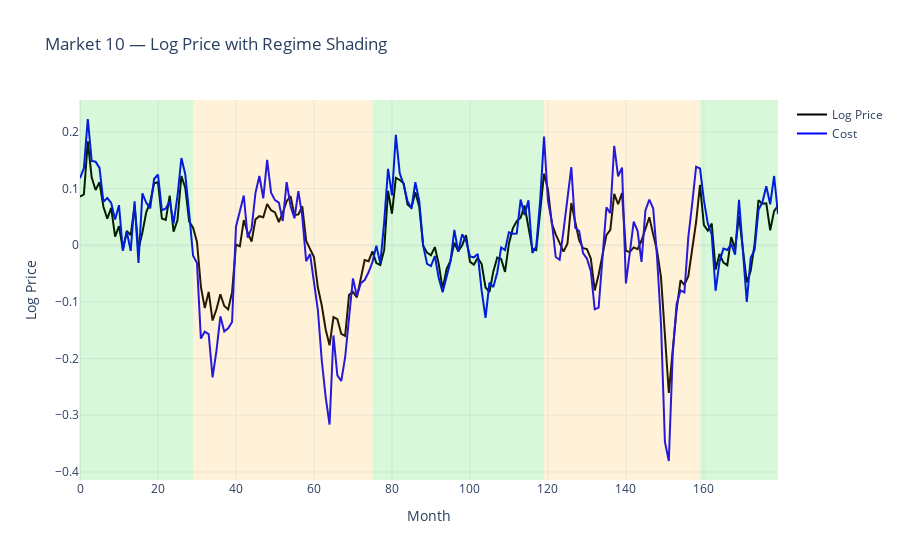

Write notebook code for a chart like this one.
### Code cell
plot_market_plotly(df, 10)

### Figure 1 — Plotly figure (JSON) as saved in the notebook; plotly's stock layout.template omitted (floating-point values rounded to 4 significant figures; data arrays with more than 128 entries replaced by an {"elided": "..."} marker saying what was removed)
{"data": [{"line": {"color": "black"}, "mode": "lines", "name": "Log Price", "type": "scatter", "x": {"elided": "180 int values"}, "y": {"elided": "180 float values"}}, {"line": {"color": "blue"}, "mode": "lines", "name": "Cost", "type": "scatter", "x": {"elided": "180 int values"}, "y": {"elided": "180 float values"}}], "layout": {"shapes": [{"fillcolor": "rgba(0,200,0,0.15)", "line": {"width": 0}, "type": "rect", "x0": 0, "x1": 29, "xref": "x", "y0": 0, "y1": 1, "yref": "y domain"}, {"fillcolor": "rgba(255,165,0,0.15)", "line": {"width": 0}, "type": "rect", "x0": 29, "x1": 75, "xref": "x", "y0": 0, "y1": 1, "yref": "y domain"}, {"fillcolor": "rgba(0,200,0,0.15)", "line": {"width": 0}, "type": "rect", "x0": 75, "x1": 119, "xref": "x", "y0": 0, "y1": 1, "yref": "y domain"}, {"fillcolor": "rgba(255,165,0,0.15)", "line": {"width": 0}, "type": "rect", "x0": 119, "x1": 159, "xref": "x", "y0": 0, "y1": 1, "yref": "y domain"}, {"fillcolor": "rgba(0,200,0,0.15)", "line": {"width": 0}, "type": "rect", "x0": 159, "x1": 179, "xref": "x", "y0": 0, "y1": 1, "yref": "y domain"}, {"fillcolor": "rgba(255,165,0,0.15)", "line": {"width": 0}, "type": "rect", "x0": 179, "x1": 179, "xref": "x", "y0": 0, "y1": 1, "yref": "y domain"}], "title": {"text": "Market 10 — Log Price with Regime Shading"}, "xaxis": {"title": {"text": "Month"}}, "yaxis": {"title": {"text": "Log Price"}}}}
